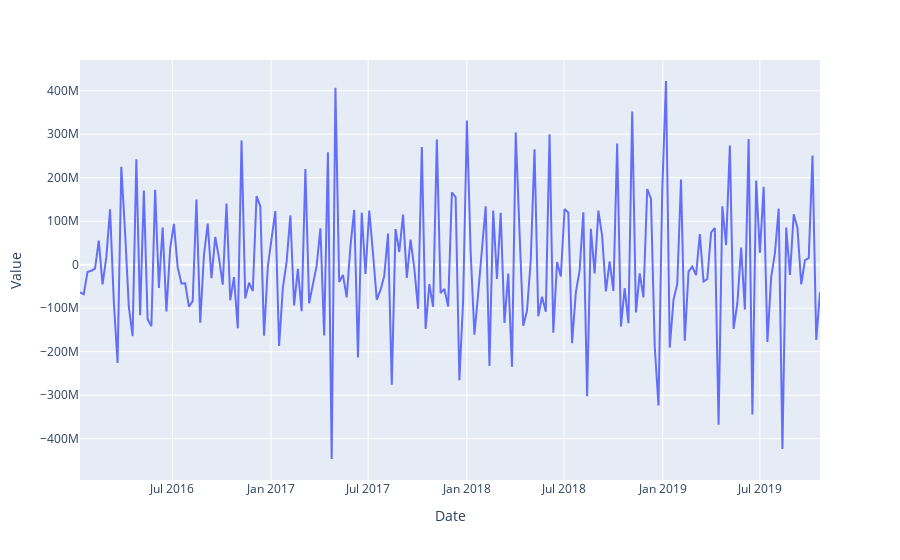

Source (notebook cell):
### Code cell
fig = px.line(x=first_diff.index, y=first_diff, labels={'x':'Date', 'y':'Value'})
fig.show()

### Figure 1 — Plotly figure (JSON) as saved in the notebook; plotly's stock layout.template omitted (floating-point values rounded to 4 significant figures; data arrays with more than 128 entries replaced by an {"elided": "..."} marker saying what was removed)
{"data": [{"hovertemplate": "Date=%{x}<br>Value=%{y}<extra></extra>", "legendgroup": "", "line": {"color": "#636efa", "dash": "solid"}, "mode": "lines", "name": "", "orientation": "v", "showlegend": false, "type": "scatter", "x": {"elided": "198 str values"}, "xaxis": "x", "y": {"elided": "198 float values"}, "yaxis": "y"}], "layout": {"legend": {"tracegroupgap": 0}, "margin": {"t": 60}, "xaxis": {"anchor": "y", "domain": [0, 1], "title": {"text": "Date"}}, "yaxis": {"anchor": "x", "domain": [0, 1], "title": {"text": "Value"}}}}
